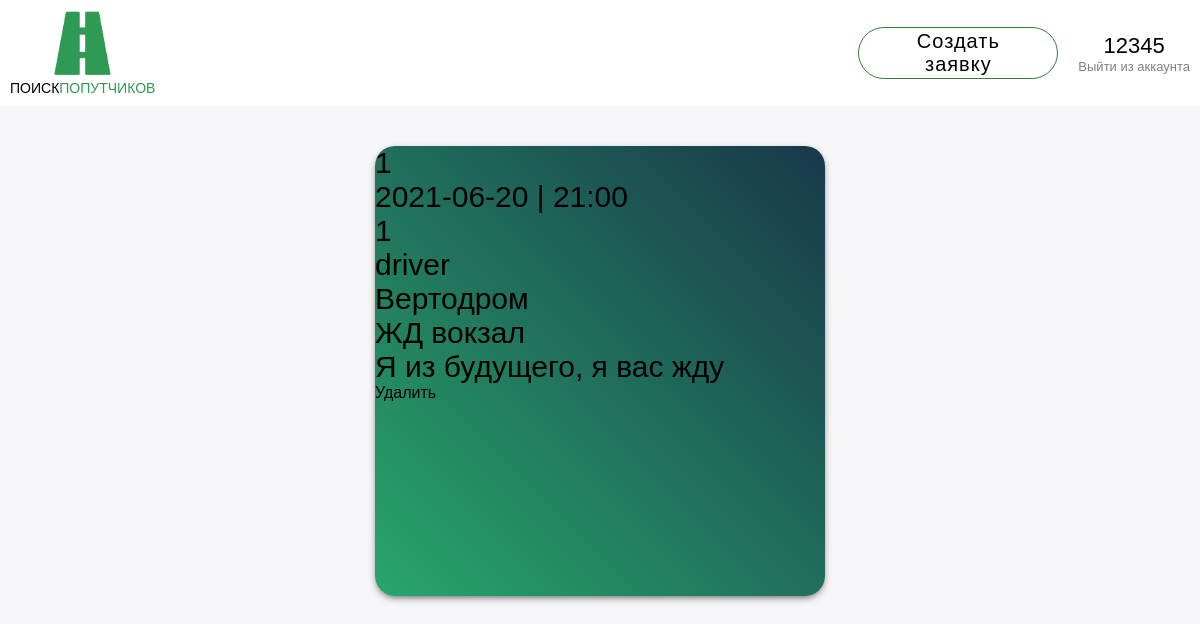
The app's page /posts/1 (signed in) with its own data.
### tables this page shows
CREATE TABLE posts (
    id INTEGER PRIMARY KEY AUTOINCREMENT,
    isDriver BOOLEAN,
    isType TEXT,
    idPerson INTEGER,
    idBeginPoint TEXT,
    idEndPoint TEXT,
    time DATETIME DEFAULT CURRENT_TIMESTAMP,
    text TEXT,
    driverName TEXT,
    FOREIGN KEY (idPerson) REFERENCES persons (id) 
     
);

### view.py (the view)
@app.route('/posts/<int:id>')
def about(id):
    if 'userLogged' in session:
        if db.check_id(id):
            return render_template('post.html', post=db.get_post(id))
        return render_template('page404.html')
    return redirect(url_for('index'))

### db/database.py (called while the page is built)
    def get_db_connection(self):
        conn = sqlite3.connect(self.database_name)
        conn.row_factory = sqlite3.Row
        return conn

    def get_post(self, id):
        with self.get_db_connection() as conn:
            post = conn.execute(POST_QUERY, [id]).fetchone()
        return post

    def check_id(self, id):
        try:
            print(*self.get_post(id))
        except:
            return False
        return True

### templates/post.html (shortened to what this page needs)
{% extends 'base.html' %}
{% block content %}
    <div class="container-2">
        <div class="{{ post.isType }}">
            <div class="text-in-card">{{ post.isDriver }}</div>
            <div class="text-in-card">{{ post.time }}</div>
            <div class="text-in-card">{{ post.id }}</div>
            <div class="text-in-card">{{ post.isType }}</div>
            <div class="text-in-card">{{ post.idBeginPoint }}</div>
            <div class="text-in-card">{{ post.idEndPoint }}</div>
            <div class="text-in-card">{{ post.text }}</div>
            <a class="delete" href="{{ url_for('delete_post', id=post.id, name=post.driverName)}}">Удалить</a>
        </div>
    </div>
{% endblock %}

### static/style.css (style rules this page uses)
html { font-family: 'Franklin Gothic Medium', 'Arial Narrow', Arial, sans-serif; }
* { margin: 0; padding: 0; }
*, *:before, *:after { -webkit-box-sizing: border-box; -moz-box-sizing: border-box; box-sizing: border-box; }
.account > a , .exit_account > a, .create_request_button > a, .container-2 a { text-decoration: none; display: inline-block; height: 100%; width: 100%; color: inherit; }
body { font-family: 'Franklin Gothic Medium', 'Arial Narrow', Arial, sans-serif; background: #f6f5f7; background-image: url(/static/Images/main.jpg); background-attachment: fixed; background-repeat: repeat-x; background-size: cover; }
.container-2 { display: flex; justify-content: space-around; justify-items: center; flex-wrap: wrap; margin: 20px; }
.container-2 .driver { margin-top: 20px; margin-left: 20px; margin-right: 20px; height: 450px; width: 450px; left: 0; bottom: 0px; border-radius: 20px; background-image: linear-gradient(to top right, rgb(58,164,73), rgb(17,59,62)); filter: hue-rotate(23deg); cursor: pointer; position: relative; box-shadow: rgba(0,0,0,.8) 0 3px 8px -3px; }
.text-in-card { font-family: 'Franklin Gothic Medium', 'Arial Narrow', Arial, sans-serif; font-size: 30px; }

### records on screen
posts: isDriver "1", time "2021-06-20 | 21:00", id "1", isType "driver", idBeginPoint "Вертодром", idEndPoint "ЖД вокзал", text "Я из будущего, я вас жду"

### other values on screen
{{ session['userLogged'] }} "12345"
